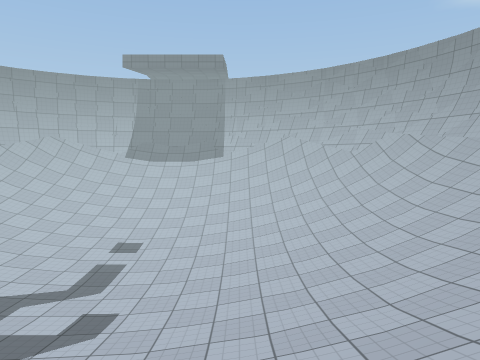
View 1 (above)

13 first-person views from a walk through a scene from a Unity 3-D project. The camera is 1.3 m above the floor, tilts 4° down and sees 70° across. The floor is counted in squares, 1 m on a side. Each view is taken from the middle of a square. On the plan, view 1 faces up. The plan holds only what a view shows up to about 15 squares ahead; the rest is blank. The place goes on beyond the plan. Surface patterns are stand-ins for the level's own textures.

View 2
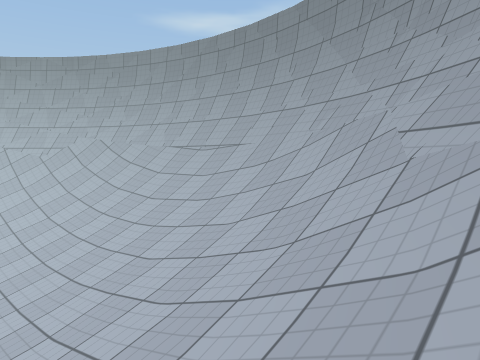

View 3
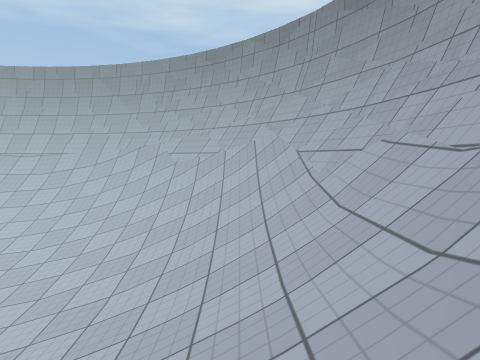

View 4
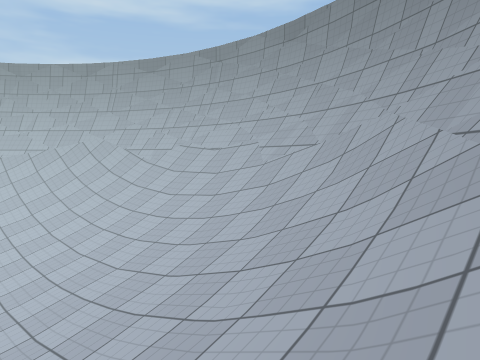

View 5
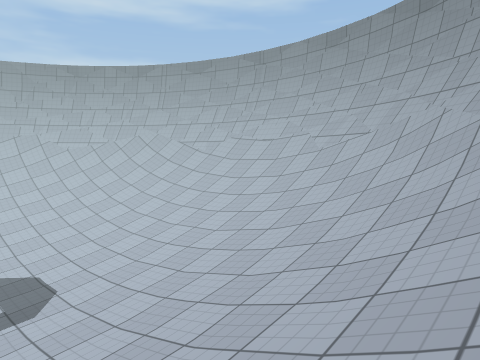

View 6
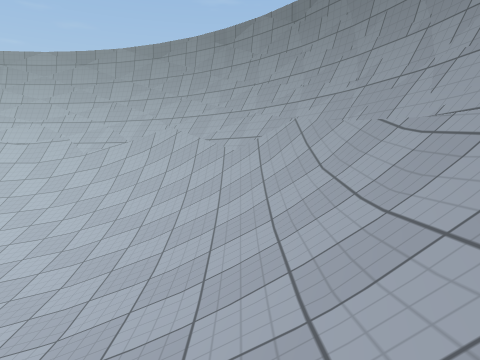

View 7
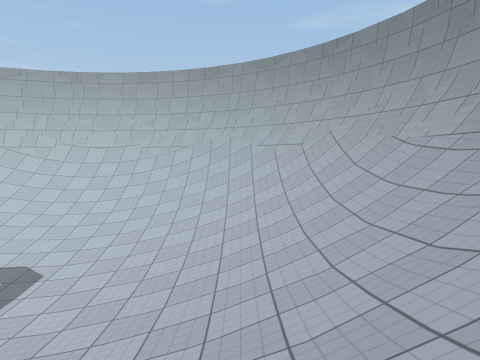

View 8
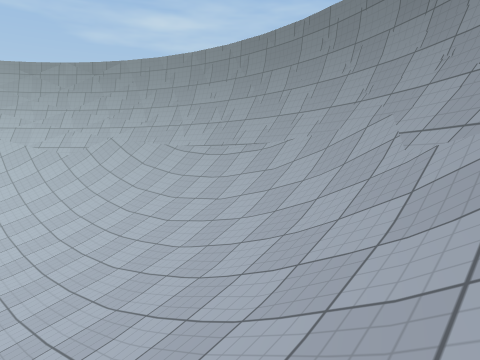

View 9
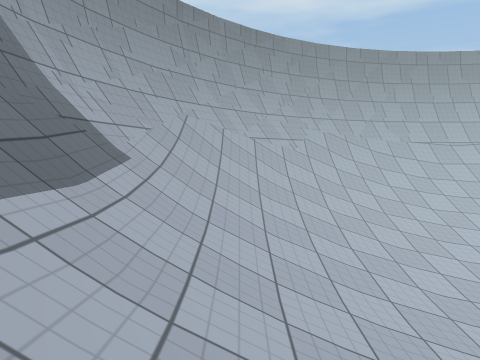

View 10
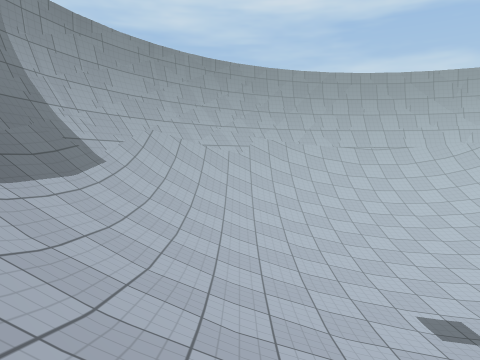

View 11
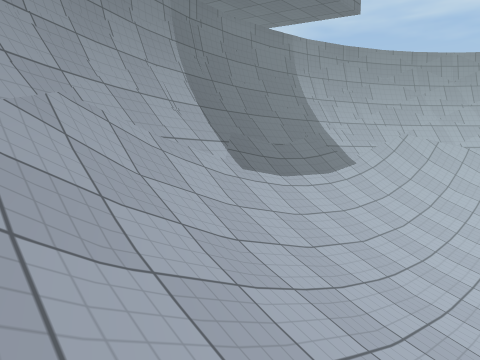

View 12
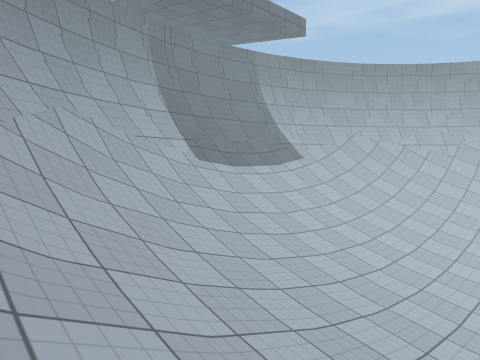

View 13
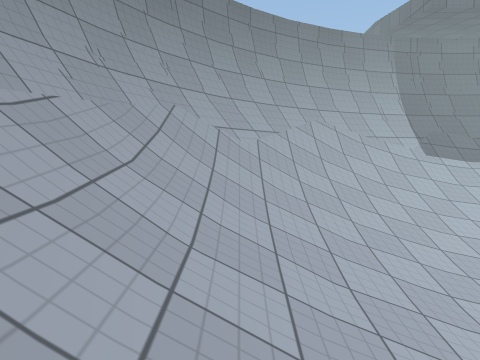

### Floor plan
Key: @ floor where view 1 was taken; # wall or solid block; . main floor; : floor 0.25 m higher than the main floor; - floor 0.25 m lower than the main floor; + floor 0.5 m higher than the main floor; _ floor 0.5 m lower than the main floor; / step, stairs or slope; = window, fence, low wall or low ledge.
Columns run from 18 left of view 1 to 9 right of it. Each row starts with its distance up from view 1.
 23         ############
 22       ####=========###
 21      ###=//////////==###
 20     ##=///////////////###
 19    ##=/////////////////##
 18   ###=/////////////////=##
 17  ##==///////////////////=##
 16  ##///////////+//////////=#
 15  #=//////////::://////////##
 14  #//////////:...//////////=#
 13 ##////////:.......:///////=#
 12 ##////////..-----.:////////#
 11 #=///////:.-------.:///////#
 10 #=//////+..--___--.:///////#
  9 #=//////:..-____--.:///////#
  8 #=///////:.--___--.:///////#
  7 #=///////:..-----..////////#
  6 ##////////:..---..:////////#
  5 ##//////////...../////////=#
  4  #=//////////::://////////=#
  3  ##///////////+///////////##
  2  ##=////////////////////#=#
  1   ##=//////////////////==##
  0    ##=////////////@////=##
 -1     ##=///////////////=##
 -2      ##=/////////////###
 -3      #####/=/////=/####
 -4         #############

Where each view was taken, in squares from view 1:
view 1: 0 up, 0 right, facing up
view 2: 0 up, 1 right, facing up-right
view 3: 1 down, 8 left, facing right
view 4: 5 up, 14 left, facing down-right
view 5: 8 up, 14 left, facing down-right
view 6: 12 up, 14 left, facing down
view 7: 16 up, 12 left, facing down
view 8: 19 up, 8 left, facing down-left
view 9: 19 up, 7 left, facing right
view 10: 17 up, 11 left, facing right
view 11: 15 up, 13 left, facing up-right
view 12: 12 up, 14 left, facing up-right
view 13: 8 up, 14 left, facing up
